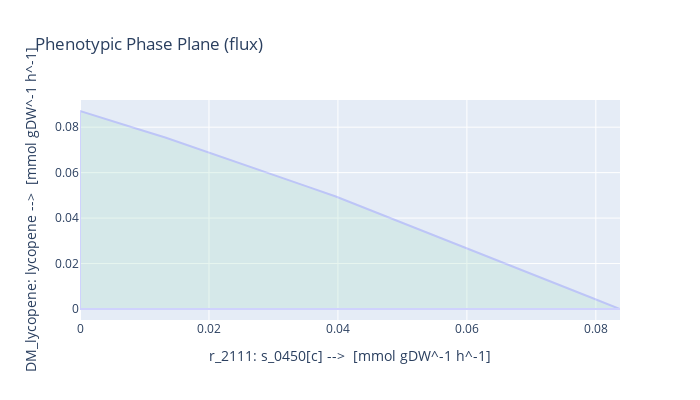

Source (notebook cell):
### Markdown cell above
Looking through the list of reactions above we can see that these reactions make intuative sense when looking at the pathway.

### Code cell
import escher
from escher import Builder

### Figure 1 — Plotly figure (JSON) as saved in the notebook; plotly's stock layout.template omitted (floating-point values rounded to 4 significant figures)
{"data": [{"fill": "toself", "fillcolor": "#B3E2CD", "hoverinfo": "none", "marker": {"line": {"color": "#B3E2CD"}, "opacity": 0.3}, "mode": "lines", "name": "WT", "opacity": 0.3, "type": "scatter", "x": [0, 0.004408, 0.008816, 0.01322, 0.01763, 0.02204, 0.02645, 0.03085, 0.03526, 0.03967, 0.04408, 0.04849, 0.05289, 0.0573, 0.06171, 0.06612, 0.07052, 0.07493, 0.07934, 0.08375, 0.08375, 0.07934, 0.07493, 0.07052, 0.06612, 0.06171, 0.0573, 0.05289, 0.04849, 0.04408, 0.03967, 0.03526, 0.03085, 0.02645, 0.02204, 0.01763, 0.01322, 0.008816, 0.004408, 0, 0, 0], "y": [0, 0, 0, 0, 0, 0, 0, 0, 0, 0, 0, 0, 0, 0, 0, 0, 0, 0, 0, 0, 3.319e-08, 0.004971, 0.009942, 0.01491, 0.01988, 0.02486, 0.02983, 0.0348, 0.03977, 0.04474, 0.04948, 0.05386, 0.05823, 0.06261, 0.06699, 0.07137, 0.07545, 0.07934, 0.08323, 0.08712, 0, 0.08712]}], "layout": {"height": 400, "title": {"text": "Phenotypic Phase Plane (flux)"}, "width": 700, "xaxis": {"title": {"text": "r_2111: s_0450[c] -->  [mmol gDW^-1 h^-1]"}}, "yaxis": {"title": {"text": "DM_lycopene: lycopene -->  [mmol gDW^-1 h^-1]"}}}}
